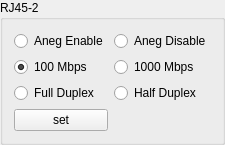
           <widget class="QGroupBox" name="groupBox_RJ45_2">
            <property name="title">
             <string>RJ45-2</string>
            </property>
            <layout class="QGridLayout" name="gridLayout_17">
             <item row="0" column="0">
              <layout class="QGridLayout" name="gridLayout_16">
               <item row="1" column="1">
                <widget class="QRadioButton" name="rBtnGeSpeedRJ45_2">
                 <property name="text">
                  <string>1000 Mbps</string>
                 </property>
                </widget>
               </item>
               <item row="0" column="0">
                <widget class="QRadioButton" name="rBtnAnegEnableRJ45_2">
                 <property name="text">
                  <string>Aneg Enable</string>
                 </property>
                 <property name="checked">
                  <bool>false</bool>
                 </property>
                </widget>
               </item>
               <item row="2" column="1">
                <widget class="QRadioButton" name="rBtnHalfDuplexRJ45_2">
                 <property name="text">
                  <string>Half Duplex</string>
                 </property>
                </widget>
               </item>
               <item row="2" column="0">
                <widget class="QRadioButton" name="rBtnFullDuplexRJ45_2">
                 <property name="text">
                  <string>Full Duplex</string>
                 </property>
                 <property name="checked">
                  <bool>false</bool>
                 </property>
                </widget>
               </item>
               <item row="1" column="0">
                <widget class="QRadioButton" name="rBtnFeSpeedRJ45_2">
                 <property name="text">
                  <string>100 Mbps</string>
                 </property>
                 <property name="checked">
                  <bool>true</bool>
                 </property>
                </widget>
               </item>
               <item row="0" column="1">
                <widget class="QRadioButton" name="rBtnAnegDisableRJ45_2">
                 <property name="text">
                  <string>Aneg Disable</string>
                 </property>
                </widget>
               </item>
               <item row="3" column="0">
                <widget class="QPushButton" name="BtnSetRJ45_2">
                 <property name="text">
                  <string>set</string>
                 </property>
                </widget>
               </item>
               <item row="3" column="1">
                <spacer name="horizontalSpacer_9">
                 <property name="orientation">
                  <enum>Qt::Horizontal</enum>
                 </property>
                 <property name="sizeHint" stdset="0">
                  <size>
                   <width>40</width>
                   <height>20</height>
                  </size>
                 </property>
                </spacer>
               </item>
              </layout>
             </item>
            </layout>
           </widget>
